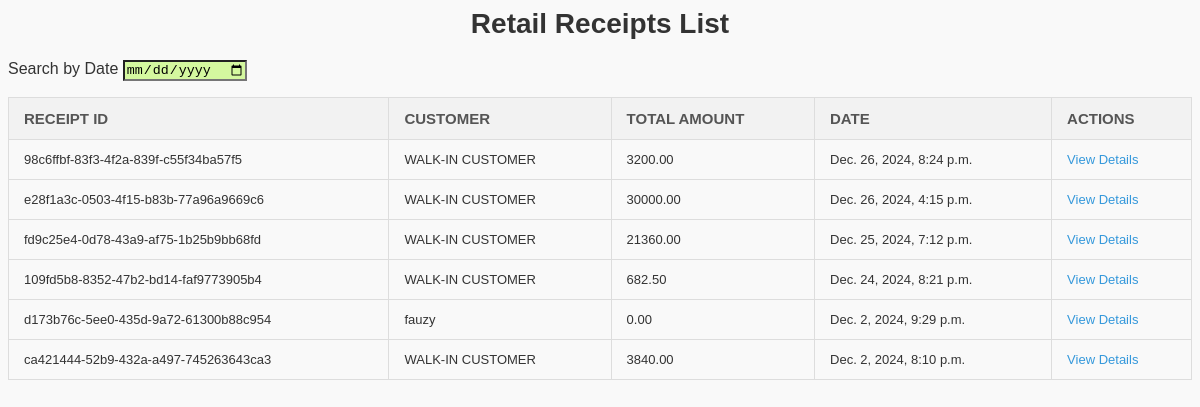
Page /wholesale_receipt_list/ on the earlier database version.
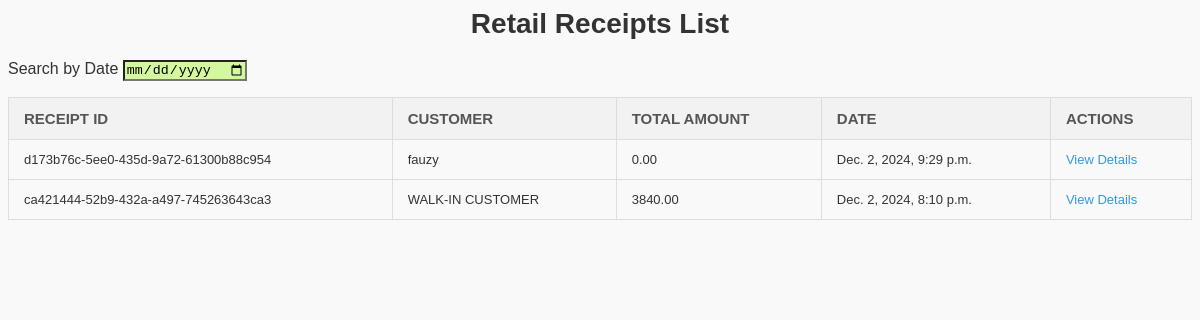
Same page on the later database version.
### app/models.py (models this page shows, shortened)
class WholesaleReceipt(models.Model):
    wholesale_customer = models.ForeignKey(WholesaleCustomer, on_delete=models.CASCADE, null=True, blank=True)
    sales = models.ForeignKey(Sales, on_delete=models.CASCADE, related_name='wholesale_receipts', null=True, blank=True)
    buyer_name = models.CharField(max_length=255, blank=True, null=True)
    buyer_address = models.CharField(max_length=255, blank=True, null=True)
    total_amount = models.DecimalField(max_digits=10, decimal_places=2, default=Decimal('0.0'))
    date = models.DateTimeField(default=datetime.datetime.now)
    receipt_id = models.UUIDField(default=uuid.uuid4, editable=False, unique=True)
    printed = models.BooleanField(default=False)
    payment_method = models.CharField(max_length=20, choices=[
        ('Cash', 'Cash'),
        ('Wallet', 'Wallet'),
        ('Transfer', 'Transfer'),
    ], default='Cash')
    status = models.CharField(max_length=20, choices=[
        ('Paid', 'Paid'),
        ('Unpaid', 'Unpaid'),
    ], default='Unpaid')

### wholesale/views.py (the view)
# urls.py: path('wholesale_receipt_list/', views.wholesale_receipt_list, name='wholesale_receipt_list'),
def wholesale_receipt_list(request):
    receipts = WholesaleReceipt.objects.all().order_by('-date')  # Only wholesale receipts
    return render(request, 'wholesale/wholesale_receipt_list.html', {'receipts': receipts})

### app/templates/wholesale/wholesale_receipt_list.html (shortened to what this page needs)
{% block content %}
<div class="col-md-10 offset-md-2">
    <h2>Retail Receipts List</h2>
    <form method="get" action="" class="mb-3">
        <div class="form-row">
            <div class="col-md-4">
                <label for="date">Search by Date</label>
                <input type="date" name="date" id="date" class="form-control"
                    style="background-color: rgb(212, 248, 159);" hx-get="{% url 'search_wholesale_receipts' %}"
                    hx-target="#display" hx-trigger="change delay:300ms" value="{{ request.GET.date }}">
            </div>
        </div>
    </form>
    <div id="sales-data">
        <table>
            <thead>
                <tr>
                    <th>Receipt ID</th>
                    <th>Customer</th>
                    <th>Total Amount</th>
                    <th>Date</th>
                    <th>Actions</th>
                </tr>
            </thead>
            <tbody>
                {% for receipt in receipts %}
                <tr>
                    <td>{{ receipt.receipt_id }}</td>
                    <td>
                        {% if receipt.customer %}
                        {{ receipt.customer.name|upper }}
                        {% elif receipt.buyer_name %}
                        {{ receipt.buyer_name }}
                        {% else %}
                        WALK-IN CUSTOMER
                        {% endif %}
                    </td>
                    <td>{{ receipt.total_amount }}</td>
                    <td>{{ receipt.date }}</td>
                    <td>
                        <a href="{% url 'wholesale_receipt_detail' receipt.receipt_id %}">View Details</a>
                    </td>
                </tr>
                {% empty %}
                <tr>
                    <td colspan="5" style="text-align: center;">No receipts found for the selected date.</td>
                </tr>
                {% endfor %}
            </tbody>
        </table>
    </div>
</div>
{% endblock %}

Differences in the rows shown:
removed WholesaleReceipt: receipt_id "98c6ffbf-83f3-4f2a-839f-c55f34ba57f5", buyer_name "WALK-IN CUSTOMER", total_amount "3200.00", date "Dec. 26, 2024, 8:24 p.m."
removed WholesaleReceipt: receipt_id "e28f1a3c-0503-4f15-b83b-77a96a9669c6", buyer_name "WALK-IN CUSTOMER", total_amount "30000.00", date "Dec. 26, 2024, 4:15 p.m."
removed WholesaleReceipt: receipt_id "fd9c25e4-0d78-43a9-af75-1b25b9bb68fd", buyer_name "WALK-IN CUSTOMER", total_amount "21360.00", date "Dec. 25, 2024, 7:12 p.m."
removed WholesaleReceipt: receipt_id "109fd5b8-8352-47b2-bd14-faf9773905b4", buyer_name "WALK-IN CUSTOMER", total_amount "682.50", date "Dec. 24, 2024, 8:21 p.m."
